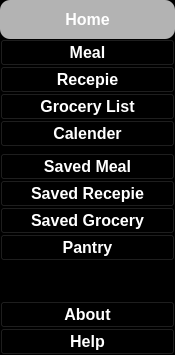
         <widget class="QWidget" name="widget_3" native="true">
          <property name="maximumSize">
           <size>
            <width>175</width>
            <height>16777215</height>
           </size>
          </property>
          <property name="styleSheet">
           <string notr="true">background-color: rgb(0, 0, 0);</string>
          </property>
          <layout class="QVBoxLayout" name="verticalLayout_5">
           <property name="spacing">
            <number>0</number>
           </property>
           <property name="leftMargin">
            <number>0</number>
           </property>
           <property name="topMargin">
            <number>0</number>
           </property>
           <property name="rightMargin">
            <number>0</number>
           </property>
           <property name="bottomMargin">
            <number>0</number>
           </property>
           <item>
            <widget class="QWidget" name="widget_5" native="true">
             <layout class="QVBoxLayout" name="verticalLayout_3">
              <property name="spacing">
               <number>0</number>
              </property>
              <property name="leftMargin">
               <number>0</number>
              </property>
              <property name="topMargin">
               <number>0</number>
              </property>
              <property name="rightMargin">
               <number>0</number>
              </property>
              <property name="bottomMargin">
               <number>0</number>
              </property>
              <item>
               <widget class="QPushButton" name="pushButton_3">
                <property name="font">
                 <font>
                  <pointsize>12</pointsize>
                  <weight>75</weight>
                  <bold>true</bold>
                 </font>
                </property>
                <property name="styleSheet">
                 <string notr="true">color: rgb(255, 255, 255);
background-color: rgb(179, 179, 179);
border-radius: 25px;
padding: 10px 20px;
border-top-left-radius: 10px;
border-top-right-radius: 10px;
border-bottom-left-radius: 10px;
border-bottom-right-radius: 10px;
</string>
                </property>
                <property name="text">
                 <string>Home</string>
                </property>
                <property name="icon">
                 <iconset resource="../icon/icon.qrc">
                  <normaloff>:/newPrefix/home_open.png</normaloff>:/newPrefix/home_open.png</iconset>
                </property>
                <property name="iconSize">
                 <size>
                  <width>32</width>
                  <height>32</height>
                 </size>
                </property>
               </widget>
              </item>
              <item>
               <widget class="QPushButton" name="pushButton_6">
                <property name="font">
                 <font>
                  <pointsize>12</pointsize>
                  <weight>75</weight>
                  <bold>true</bold>
                 </font>
                </property>
                <property name="styleSheet">
                 <string notr="true">color: rgb(255, 255, 255);</string>
                </property>
                <property name="text">
                 <string>Meal</string>
                </property>
                <property name="icon">
                 <iconset resource="../icon/icon.qrc">
                  <normaloff>:/newPrefix/meal.png</normaloff>:/newPrefix/meal.png</iconset>
                </property>
                <property name="iconSize">
                 <size>
                  <width>50</width>
                  <height>50</height>
                 </size>
                </property>
               </widget>
              </item>
              <item>
               <widget class="QPushButton" name="pushButton_11">
                <property name="font">
                 <font>
                  <pointsize>12</pointsize>
                  <weight>75</weight>
                  <bold>true</bold>
                 </font>
                </property>
                <property name="styleSheet">
                 <string notr="true">color: rgb(255, 255, 255);</string>
                </property>
                <property name="text">
                 <string>Recepie</string>
                </property>
                <property name="icon">
                 <iconset resource="../icon/icon.qrc">
                  <normaloff>:/newPrefix/recepie_open.png</normaloff>:/newPrefix/recepie_open.png</iconset>
                </property>
                <property name="iconSize">
                 <size>
                  <width>50</width>
                  <height>50</height>
                 </size>
                </property>
               </widget>
              </item>
              <item>
               <widget class="QPushButton" name="pushButton_12">
                <property name="font">
                 <font>
                  <pointsize>12</pointsize>
                  <weight>75</weight>
                  <bold>true</bold>
                 </font>
                </property>
                <property name="styleSheet">
                 <string notr="true">color: rgb(255, 255, 255);</string>
                </property>
                <property name="text">
                 <string>Grocery List</string>
                </property>
               </widget>
              </item>
              <item>
               <widget class="QPushButton" name="pushButton_13">
                <property name="font">
                 <font>
                  <pointsize>12</pointsize>
                  <weight>75</weight>
                  <bold>true</bold>
                 </font>
                </property>
                <property name="styleSheet">
                 <string notr="true">color: rgb(255, 255, 255);</string>
                </property>
                <property name="text">
                 <string>Calender</string>
                </property>
               </widget>
              </item>
              <item>
               <widget class="Line" name="line_2">
                <property name="lineWidth">
                 <number>10</number>
                </property>
                <property name="orientation">
                 <enum>Qt::Horizontal</enum>
                </property>
               </widget>
              </item>
              <item>
               <widget class="Line" name="line">
                <property name="orientation">
                 <enum>Qt::Horizontal</enum>
                </property>
               </widget>
              </item>
              <item>
               <widget class="QPushButton" name="pushButton_14">
                <property name="font">
                 <font>
                  <pointsize>12</pointsize>
                  <weight>75</weight>
                  <bold>true</bold>
                 </font>
                </property>
                <property name="styleSheet">
                 <string notr="true">color: rgb(255, 255, 255);</string>
                </property>
                <property name="text">
                 <string>Saved Meal</string>
                </property>
               </widget>
              </item>
              <item>
               <widget class="QPushButton" name="pushButton_15">
                <property name="font">
                 <font>
                  <pointsize>12</pointsize>
                  <weight>75</weight>
                  <bold>true</bold>
                 </font>
                </property>
                <property name="styleSheet">
                 <string notr="true">color: rgb(255, 255, 255);</string>
                </property>
                <property name="text">
                 <string>Saved Recepie</string>
                </property>
               </widget>
              </item>
              <item>
               <widget class="QPushButton" name="pushButton_16">
                <property name="font">
                 <font>
                  <pointsize>12</pointsize>
                  <weight>75</weight>
                  <bold>true</bold>
                 </font>
                </property>
                <property name="styleSheet">
                 <string notr="true">color: rgb(255, 255, 255);</string>
                </property>
                <property name="text">
                 <string>Saved Grocery</string>
                </property>
               </widget>
              </item>
              <item>
               <widget class="QPushButton" name="pushButton_17">
                <property name="font">
                 <font>
                  <pointsize>12</pointsize>
                  <weight>75</weight>
                  <bold>true</bold>
                 </font>
                </property>
                <property name="styleSheet">
                 <string notr="true">color: rgb(255, 255, 255);</string>
                </property>
                <property name="text">
                 <string>Pantry</string>
                </property>
               </widget>
              </item>
              <item>
               <spacer name="verticalSpacer">
                <property name="orientation">
                 <enum>Qt::Vertical</enum>
                </property>
                <property name="sizeHint" stdset="0">
                 <size>
                  <width>20</width>
                  <height>40</height>
                 </size>
                </property>
               </spacer>
              </item>
             </layout>
            </widget>
           </item>
           <item>
            <widget class="QWidget" name="widget_6" native="true">
             <layout class="QVBoxLayout" name="verticalLayout_4">
              <property name="spacing">
               <number>0</number>
              </property>
              <property name="leftMargin">
               <number>0</number>
              </property>
              <property name="topMargin">
               <number>0</number>
              </property>
              <property name="rightMargin">
               <number>0</number>
              </property>
              <property name="bottomMargin">
               <number>0</number>
              </property>
              <item>
               <widget class="QPushButton" name="pushButton_18">
                <property name="font">
                 <font>
                  <pointsize>12</pointsize>
                  <weight>75</weight>
                  <bold>true</bold>
                 </font>
                </property>
                <property name="styleSheet">
                 <string notr="true">color: rgb(255, 255, 255);</string>
                </property>
                <property name="text">
                 <string>About</string>
                </property>
               </widget>
              </item>
              <item>
               <widget class="QPushButton" name="pushButton_19">
                <property name="font">
                 <font>
                  <pointsize>12</pointsize>
                  <weight>75</weight>
                  <bold>true</bold>
                 </font>
                </property>
                <property name="styleSheet">
                 <string notr="true">color: rgb(255, 255, 255);</string>
                </property>
                <property name="text">
                 <string>Help</string>
                </property>
               </widget>
              </item>
             </layout>
            </widget>
           </item>
          </layout>
         </widget>
